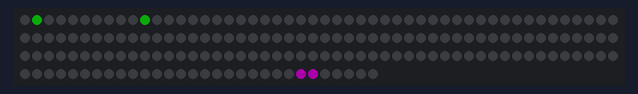
A sketch run on a simulated Arduino Uno, built with avr-gcc and run on an emulated ATmega328P. Shown: 180 RGB LEDs in strip order, left to right, continuing on the next row. Dim RGB values are drawn brighter than linear.

Above: at 0.1 s.
At 2.2 s:
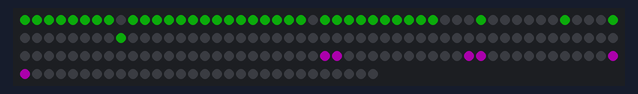
At 2.7 s:
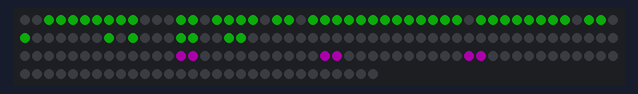
At 3.2 s:
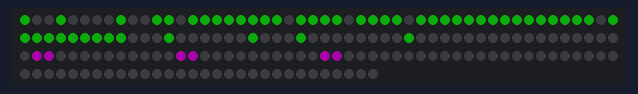
At 3.7 s:
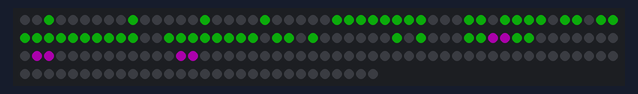
At 4.2 s:
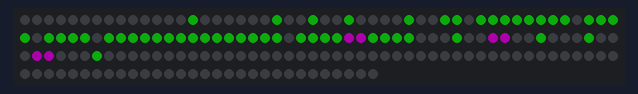

Measured:
- by itself, everything shown: repeats every 6.2 s, in 11 steps
- what the display in image 1 shows lasts 0.5 s, from 2.1 s to 2.6 s

The sketch:

Space_invaders.ino
```cpp
// A basic everyday NeoPixel strip test program.

// NEOPIXEL BEST PRACTICES for most reliable operation:
// - Add 1000 uF CAPACITOR between NeoPixel strip's + and - connections.
// - MINIMIZE WIRING LENGTH between microcontroller board and first pixel.
// - NeoPixel strip's DATA-IN should pass through a 300-500 OHM RESISTOR.
// - AVOID connecting NeoPixels on a LIVE CIRCUIT. If you must, ALWAYS
//   connect GROUND (-) first, then +, then data.
// - When using a 3.3V microcontroller with a 5V-powered NeoPixel strip,
//   a LOGIC-LEVEL CONVERTER on the data line is STRONGLY RECOMMENDED.
// (Skipping these may work OK on your workbench but can fail in the field)

#include <Adafruit_NeoPixel.h>
#ifdef __AVR__
 #include <avr/power.h> // Required for 16 MHz Adafruit Trinket
#endif

// Which pin on the Arduino is connected to the NeoPixels?
// On a Trinket or Gemma we suggest changing this to 1:
#define LED_PIN    6

// How many NeoPixels are attached to the Arduino?
#define LED_COUNT 180

// Declare our NeoPixel strip object:
Adafruit_NeoPixel strip(LED_COUNT, LED_PIN, NEO_GRB + NEO_KHZ800);
// Argument 1 = Number of pixels in NeoPixel strip
// Argument 2 = Arduino pin number (most are valid)
// Argument 3 = Pixel type flags, add together as needed:
//   NEO_KHZ800  800 KHz bitstream (most NeoPixel products w/WS2812 LEDs)
//   NEO_KHZ400  400 KHz (classic 'v1' (not v2) FLORA pixels, WS2811 drivers)
//   NEO_GRB     Pixels are wired for GRB bitstream (most NeoPixel products)
//   NEO_RGB     Pixels are wired for RGB bitstream (v1 FLORA pixels, not v2)
//   NEO_RGBW    Pixels are wired for RGBW bitstream (NeoPixel RGBW products)


// setup() function -- runs once at startup --------------------------------

void setup() {
  // These lines are specifically to support the Adafruit Trinket 5V 16 MHz.
  // Any other board, you can remove this part (but no harm leaving it):
#if defined(__AVR_ATtiny85__) && (F_CPU == 16000000)
  clock_prescale_set(clock_div_1);
#endif
  // END of Trinket-specific code.

  strip.begin();           // INITIALIZE NeoPixel strip object (REQUIRED)
  strip.show();            // Turn OFF all pixels ASAP
  strip.setBrightness(50); // Set BRIGHTNESS to about 1/5 (max = 255)
}


// loop() function -- runs repeatedly as long as board is on ---------------

void loop() {

  Invader(strip.Color( 20, 240,   20),strip.Color( 240, 0,   240),strip.Color( 240, 240,   240), 500);


}


void Invader(uint32_t color1,uint32_t color2,uint32_t color3, int wait){  //color1: invader color2 : bullet color3 : explosion

  // First slide
  strip.setPixelColor(1, color1);      // Invader
  strip.setPixelColor(10, color1);

  strip.setPixelColor(173, color2);      // Bullet
  strip.setPixelColor(174, color2);

  strip.show();
  delay(wait);

  for(int i=0; i<strip.numPixels(); i++) {
    strip.setPixelColor(i,0);
  }
  strip.show();


  // Second slide
  strip.setPixelColor(0, color1);
  strip.setPixelColor(2, color1);
  strip.setPixelColor(9, color1);
  strip.setPixelColor(11, color1);
  strip.setPixelColor(15, color1);
  strip.setPixelColor(16, color1);
  strip.setPixelColor(19, color1);
  strip.setPixelColor(20, color1);

  strip.setPixelColor(161, color2);
  strip.setPixelColor(162, color2);
  strip.setPixelColor(173, color2);      // Bullet
  strip.setPixelColor(174, color2);

  strip.show();
  delay(wait);
  for(int i=0; i<strip.numPixels(); i++) {
    strip.setPixelColor(i,0);
  }
  strip.show();


  // Third slide
  for(int i=1; i<11; i++) {
    strip.setPixelColor(i, color1);
  }
  strip.setPixelColor(14, color1);
  strip.setPixelColor(21, color1);
  strip.setPixelColor(25, color1);
  strip.setPixelColor(34, color1);

  strip.setPixelColor(149, color2);
  strip.setPixelColor(150, color2);
  strip.setPixelColor(161, color2);
  strip.setPixelColor(162, color2);
  strip.setPixelColor(173, color2);      // Bullet
  strip.setPixelColor(174, color2);

  strip.show();
  delay(wait);
  for(int i=0; i<strip.numPixels(); i++) {
    strip.setPixelColor(i,0);
  }
  strip.show();


  // Forth slide
  for(int i=0; i<13; i++) {
    strip.setPixelColor(i, color1);
  }
  for(int i=14; i<22; i++) {
    strip.setPixelColor(i, color1);
  }
  strip.setPixelColor(23, color1);
  strip.setPixelColor(24, color1);
  strip.setPixelColor(33, color1);
  strip.setPixelColor(35, color1);
  strip.setPixelColor(39, color1);
  strip.setPixelColor(40, color1);
  strip.setPixelColor(43, color1);
  strip.setPixelColor(44, color1);

  strip.setPixelColor(137, color2);
  strip.setPixelColor(138, color2);
  strip.setPixelColor(149, color2);    // Bullet
  strip.setPixelColor(150, color2);
  strip.setPixelColor(161, color2);
  strip.setPixelColor(162, color2);


  strip.show();
  delay(wait);
  for(int i=0; i<strip.numPixels(); i++) {
    strip.setPixelColor(i,0);
  }
  strip.show();


  // Fifth slide
  for(int i=0; i<4; i++) {
    strip.setPixelColor(i, color1);
  }
  for(int i=4; i<8; i++) {
    strip.setPixelColor(i, color1);
  }
  for(int i=9; i<24; i++) {
    strip.setPixelColor(i, color1);
  }
  for(int i=25; i<35; i++) {
    strip.setPixelColor(i, color1);
  }
  strip.setPixelColor(38, color1);
  strip.setPixelColor(45, color1);
  strip.setPixelColor(49, color1);
  strip.setPixelColor(58, color1);

  strip.setPixelColor(125, color2);
  strip.setPixelColor(126, color2);
  strip.setPixelColor(137, color2);
  strip.setPixelColor(138, color2);
  strip.setPixelColor(149, color2);    // Bullet
  strip.setPixelColor(150, color2);


  strip.show();
  delay(wait);
  for(int i=0; i<strip.numPixels(); i++) {
    strip.setPixelColor(i,0);
  }
  strip.show();

  // Sixth slide
  for(int i=2; i<10; i++) {
    strip.setPixelColor(i, color1);
  }
  strip.setPixelColor(13, color1);
  strip.setPixelColor(14, color1);
  for(int i=16; i<20; i++) {
    strip.setPixelColor(i, color1);
  }
  strip.setPixelColor(21, color1);
  strip.setPixelColor(22, color1);
  for(int i=24; i<37; i++) {
    strip.setPixelColor(i, color1);
  }
  for(int i=38; i<46; i++) {
    strip.setPixelColor(i, color1);
  }
  strip.setPixelColor(47, color1);
  strip.setPixelColor(48, color1);
  strip.setPixelColor(50, color1);
  strip.setPixelColor(57, color1);
  strip.setPixelColor(59, color1);
  strip.setPixelColor(63, color1);
  strip.setPixelColor(64, color1);
  strip.setPixelColor(67, color1);
  strip.setPixelColor(68, color1);


  strip.setPixelColor(113, color2);
  strip.setPixelColor(114, color2);    // Bullet
  strip.setPixelColor(125, color2);
  strip.setPixelColor(126, color2);
  strip.setPixelColor(137, color2);
  strip.setPixelColor(138, color2);


  strip.show();
  delay(wait);
  for(int i=0; i<strip.numPixels(); i++) {
    strip.setPixelColor(i,0);
  }
  strip.show();

  // Seventh slide

  strip.setPixelColor(0, color1);
  strip.setPixelColor(3, color1);
  strip.setPixelColor(8, color1);
  strip.setPixelColor(11, color1);
  strip.setPixelColor(12, color1);

  for(int i=14; i<22; i++) {
    strip.setPixelColor(i, color1);
  }
  for(int i=23; i<27; i++) {
    strip.setPixelColor(i, color1);
  }
  for(int i=28; i<32; i++) {
    strip.setPixelColor(i, color1);
  }
  for(int i=33; i<48; i++) {
    strip.setPixelColor(i, color1);
  }
  for(int i=49; i<59; i++) {
    strip.setPixelColor(i, color1);
  }
  strip.setPixelColor(62, color1);
  strip.setPixelColor(69, color1);
  strip.setPixelColor(73, color1);
  strip.setPixelColor(82, color1);


  strip.setPixelColor(101, color2);
  strip.setPixelColor(102, color2);
  strip.setPixelColor(113, color2);
  strip.setPixelColor(114, color2);    // Bullet
  strip.setPixelColor(125, color2);
  strip.setPixelColor(126, color2);

  strip.show();
  delay(wait);
  for(int i=0; i<strip.numPixels(); i++) {
    strip.setPixelColor(i,0);
  }
  strip.show();

 // Eighth slide

  strip.setPixelColor(2, color1);
  strip.setPixelColor(9, color1);
  strip.setPixelColor(15, color1);
  strip.setPixelColor(20, color1);

  for(int i=26; i<34; i++) {
    strip.setPixelColor(i, color1);
  }
  strip.setPixelColor(37, color1);
  strip.setPixelColor(38, color1);
  for(int i=40; i<44; i++) {
    strip.setPixelColor(i, color1);
  }
  strip.setPixelColor(45, color1);
  strip.setPixelColor(46, color1);
  for(int i=48; i<60; i++) {
    strip.setPixelColor(i, color1);
  }
  for(int i=62; i<70; i++) {
    strip.setPixelColor(i, color1);
  }
  strip.setPixelColor(71, color1);
  strip.setPixelColor(72, color1);
  strip.setPixelColor(74, color1);
  strip.setPixelColor(81, color1);
  strip.setPixelColor(83, color1);
  strip.setPixelColor(87, color1);
  strip.setPixelColor(88, color1);
  strip.setPixelColor(91, color1);
  strip.setPixelColor(92, color1);

  strip.setPixelColor(89, color2);
  strip.setPixelColor(90, color2);
  strip.setPixelColor(101, color2);
  strip.setPixelColor(102, color2);
  strip.setPixelColor(113, color2);
  strip.setPixelColor(114, color2);    // Bullet


  strip.show();
  delay(wait);
  for(int i=0; i<strip.numPixels(); i++) {
    strip.setPixelColor(i,0);
  }
  strip.show();


  // Ninth slide

  strip.setPixelColor(14, color1);
  strip.setPixelColor(21, color1);
  strip.setPixelColor(24, color1);
  strip.setPixelColor(27, color1);
  strip.setPixelColor(32, color1);
  strip.setPixelColor(35, color1);
  strip.setPixelColor(36, color1);
  for(int i=38; i<46; i++) {
    strip.setPixelColor(i, color1);
  }
  for(int i=47; i<51; i++) {
    strip.setPixelColor(i, color1);
  }
  for(int i=52; i<56; i++) {
    strip.setPixelColor(i, color1);
  }
  for(int i=57; i<72; i++) {
    strip.setPixelColor(i, color1);
  }
  for(int i=73; i<83; i++) {
    strip.setPixelColor(i, color1);
  }
  strip.setPixelColor(86, color1);
  strip.setPixelColor(93, color1);
  strip.setPixelColor(97, color1);
  strip.setPixelColor(106, color1);

  strip.setPixelColor(77, color2);
  strip.setPixelColor(78, color2);    // Bullet
  strip.setPixelColor(89, color2);
  strip.setPixelColor(90, color2);
  strip.setPixelColor(101, color2);
  strip.setPixelColor(102, color2);


  strip.show();
  delay(wait);
  for(int i=0; i<strip.numPixels(); i++) {
    strip.setPixelColor(i,0);
  }
  strip.show();


  // Tenth slide

  strip.setPixelColor(14, color3);
  strip.setPixelColor(20, color3);
  strip.setPixelColor(24, color3);
  strip.setPixelColor(28, color3);
  strip.setPixelColor(31, color3);

  strip.setPixelColor(35, color3);
  strip.setPixelColor(37, color3);
  strip.setPixelColor(46, color3);
  strip.setPixelColor(50, color3);
  strip.setPixelColor(57, color3);

  strip.setPixelColor(60, color3);
  strip.setPixelColor(71, color3);
  strip.setPixelColor(74, color3);
  strip.setPixelColor(81, color3);
  strip.setPixelColor(85, color3);

  strip.setPixelColor(88, color3);
  strip.setPixelColor(91, color3);
  strip.setPixelColor(94, color3);
  strip.setPixelColor(96, color3);
  strip.setPixelColor(99, color3);

  strip.setPixelColor(104, color3);
  strip.setPixelColor(107, color3);


  strip.show();
  delay(wait);
  for(int i=0; i<strip.numPixels(); i++) {
    strip.setPixelColor(i,0);
  }
  strip.show();
  delay(wait);
  delay(wait);

}
```
